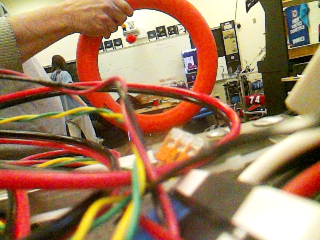
#> input picture Photos/betterNote.png, 320 x 240 px
$ python test.py
#> lines starting #> are read from the running program, lines starting #| are printed output that depends on the picture; after the words box and inside, x2 and y2 are one past the last pixel; in counts of white or black regions, pixels touching at a corner belong together
import cv2
import numpy as np

def nothing(x):
    pass

# Open the camera

# Create a window
cv2.namedWindow('image')

# create trackbars for color change
cv2.createTrackbar('lowH','image',0,179,nothing)
#> slider 'lowH' is set to 35
cv2.createTrackbar('highH','image',179,179,nothing)

cv2.createTrackbar('lowS','image',0,255,nothing)
#> slider 'lowS' is set to 51
cv2.createTrackbar('highS','image',255,255,nothing)

cv2.createTrackbar('lowV','image',0,255,nothing)
#> slider 'lowV' is set to 51
cv2.createTrackbar('highV','image',255,255,nothing)

while(True):

    frame = cv2.imread('Photos/betterNote.png')
#> frame is the input picture: shape (240, 320, 3); mean B, G, R 91.8, 122.6, 161.2

    # get current positions of the trackbars
    ilowH = cv2.getTrackbarPos('lowH', 'image')
    ihighH = cv2.getTrackbarPos('highH', 'image')
    ilowS = cv2.getTrackbarPos('lowS', 'image')
    ihighS = cv2.getTrackbarPos('highS', 'image')
    ilowV = cv2.getTrackbarPos('lowV', 'image')
    ihighV = cv2.getTrackbarPos('highV', 'image')

    # convert color to hsv because it is easy to track colors in this color model
    hsv = cv2.cvtColor(frame, cv2.COLOR_BGR2HSV)
#> hsv: shape (240, 320, 3); mean H, S, V 27.8, 124.3, 163.2
    lower_hsv = np.array([ilowH, ilowS, ilowV])
    higher_hsv = np.array([ihighH, ihighS, ihighV])
    # Apply the cv2.inrange method to create a mask
    mask = cv2.inRange(hsv, lower_hsv, higher_hsv)
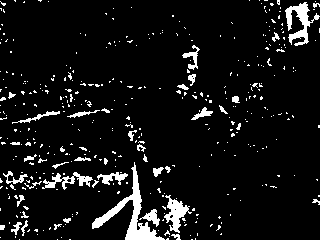
#> mask: shape (240, 320); 7.5% white; 402 white regions (360 under 20 px), largest, box (x1, y1, x2, y2) and area: (92, 162, 165, 240) 1122, (285, 2, 320, 46) 587, (164, 195, 192, 233) 442
    # Apply the mask on the image to extract the original color
    frame = cv2.bitwise_and(frame, frame, mask=mask)
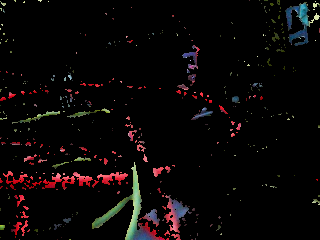
#> frame: shape (240, 320, 3); mean B, G, R 6.4, 6.6, 10.1
    cv2.imshow('image', frame)
    # Press q to exit
    if cv2.waitKey(1) & 0xFF == ord('q'):
#> (key q is pressed here)
        break

#> (the run stopped early here; a loop or call above may not have finished)

$ run again, with Photos/cat.jpg saved as Photos/betterNote.png
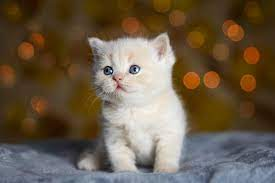
#> input picture Photos/cat.jpg, 275 x 183 px
#> frame is the input picture: shape (183, 275, 3); mean B, G, R 73.1, 92.5, 107.6
#> hsv: shape (183, 275, 3); mean H, S, V 37.8, 128.6, 112
#> `mask = cv2.inRange(hsv, lower_hsv, higher_hsv)`:
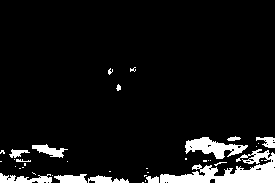
#> mask: shape (183, 275); 7.7% white; 38 white regions (26 under 20 px), largest, box (x1, y1, x2, y2) and area: (160, 149, 275, 183) 1721, (185, 137, 248, 159) 679, (0, 173, 52, 183) 313
#> `frame = cv2.bitwise_and(frame, frame, mask=mask)`:
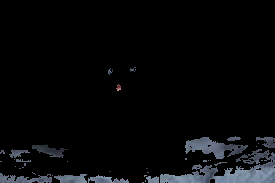
#> frame: shape (183, 275, 3); mean B, G, R 9.8, 8.4, 7.6
